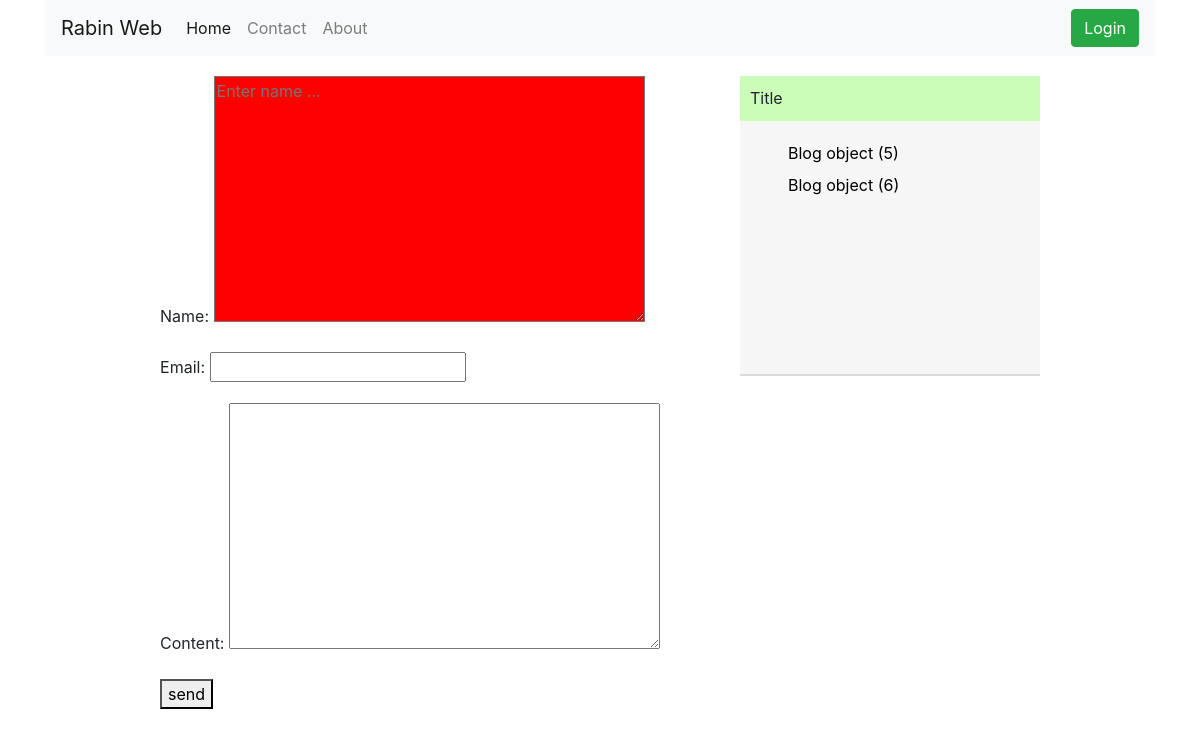
/contact, run on an earlier commit of the app's database.
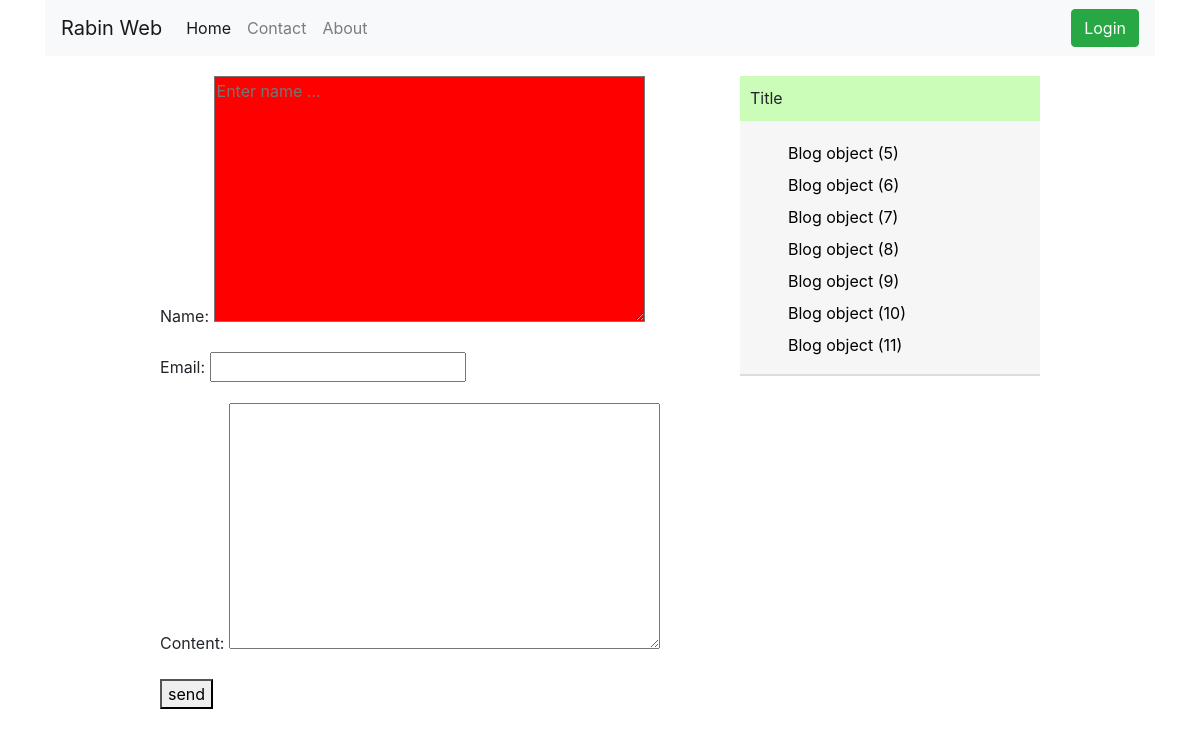
And on a later commit of the database.
### blog/models.py (models this page shows)
class Blog(models.Model):
    title = models.CharField(max_length=200)
    content = models.TextField()
    pub_date = models.DateField(auto_now_add=True)

### blog/views.py (the view)
# urls.py: path('contact',views.contact,name="contact"),
def contact(request):
    form = ContactBlogForm()
    if request.method == "POST":
        form = ContactBlogForm(request.POST)
        if form.is_valid():
            form.save()
            form = ContactBlogForm()
    dic = {
    'form' : form
    }
    return render(request, "contact.html",dic)

### blog/forms.py (shortened to what this page needs)
class ContactBlogForm(forms.ModelForm):
    name = forms.CharField(widget=forms.Textarea(attrs={
        'class' : 'name-field',
        'placeholder' : 'Enter name ...'
    }))
    email = forms.EmailField(required=False)
    class Meta:
        model = ContactBlog
        fields = '__all__'

### blog/list_blog.py (called while the page is built)
def list_objects(request):
    return {
        'all_posts' : Blog.objects.order_by('pub_date')
    }

### templates/contact.html
{% extends 'base.html' %}
{% block content %}
<form method="post">
  {{ form.as_p }}{% csrf_token %}
  <button type="submit" name="send">send</button>
</form>
{% endblock %}

### templates/base.html (shortened to what this page needs)
{% load static %}
<!DOCTYPE html>
<html lang="en" dir="ltr">
  <head>
<link rel="stylesheet" href="https://stackpath.bootstrapcdn.com/bootstrap/4.5.2/css/bootstrap.min.css">
<link rel="stylesheet" href="{% static 'style.css' %}">
  </head>
  <body>
<div class="container">
<header>
  <nav class="navbar navbar-expand-lg navbar-light bg-light">
  <a class="navbar-brand" href="#">Rabin Web</a>
  <div class="collapse navbar-collapse" id="navbarNav">
    <ul class="navbar-nav">
      <li class="nav-item active">
        <a class="nav-link" href="#">Home <span class="sr-only">(current)</span></a>
      </li>
      <li class="nav-item">
        <a class="nav-link" href="#">Contact</a>
      </li>
      <li class="nav-item">
        <a class="nav-link" href="#">About</a>
      </li>
    </ul>
  </div>
  <div class="nav-btn">
    {% if user.is_authenticated %}
    <span>Hi {{user.username}}</span>
    {% else %}
    <button type="button" class="btn btn-success">Login</button>
    {% endif %}
  </div>
</nav>
</header>
<div class="content-box">
<div class="box1">
{% block content %}{% endblock %}
</div>
<div class="box2">
  <div class="arch">
    <div class="arch-title">
      <span>Title</span>
    </div>
<div class="arch-content">
  <ul>
    {% regroup all_posts by pub_date as objs %}
        {% for group in objs %}
          {% for item in group.list %}
            <a href="#"><li>{{ item }}</li></a>
      {% endfor %}
  {% endfor %}
  </ul>
</div>
  </div>
</div>
</div>
</div>
  </body>
</html>

What changed in the data, as far as the page shows it:
added Blog: id "Blog object (7)"
added Blog: id "Blog object (8)"
added Blog: id "Blog object (9)"
added Blog: id "Blog object (10)"
added Blog: id "Blog object (11)"
